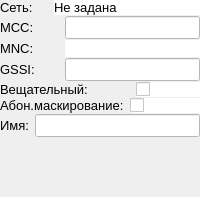
               <widget class="QWidget" name="TETRA_TMO_page">
                <layout class="QVBoxLayout" name="verticalLayout_23">
                 <property name="spacing">
                  <number>1</number>
                 </property>
                 <property name="leftMargin">
                  <number>0</number>
                 </property>
                 <property name="topMargin">
                  <number>0</number>
                 </property>
                 <property name="rightMargin">
                  <number>0</number>
                 </property>
                 <property name="bottomMargin">
                  <number>0</number>
                 </property>
                 <item>
                  <layout class="QHBoxLayout" name="horizontalLayout_26">
                   <property name="spacing">
                    <number>6</number>
                   </property>
                   <item>
                    <widget class="QLabel" name="label_47">
                     <property name="sizePolicy">
                      <sizepolicy hsizetype="Fixed" vsizetype="Fixed">
                       <horstretch>0</horstretch>
                       <verstretch>0</verstretch>
                      </sizepolicy>
                     </property>
                     <property name="minimumSize">
                      <size>
                       <width>48</width>
                       <height>0</height>
                      </size>
                     </property>
                     <property name="font">
                      <font>
                       <pointsize>10</pointsize>
                      </font>
                     </property>
                     <property name="text">
                      <string>Сеть:</string>
                     </property>
                    </widget>
                   </item>
                   <item>
                    <widget class="QLabel" name="tmo_net">
                     <property name="font">
                      <font>
                       <pointsize>10</pointsize>
                      </font>
                     </property>
                     <property name="styleSheet">
                      <string notr="true">background: white;</string>
                     </property>
                     <property name="text">
                      <string>Не задана</string>
                     </property>
                    </widget>
                   </item>
                  </layout>
                 </item>
                 <item>
                  <widget class="QWidget" name="widget_5" native="true">
                   <layout class="QHBoxLayout" name="horizontalLayout_23">
                    <property name="spacing">
                     <number>6</number>
                    </property>
                    <property name="leftMargin">
                     <number>0</number>
                    </property>
                    <property name="topMargin">
                     <number>0</number>
                    </property>
                    <property name="rightMargin">
                     <number>0</number>
                    </property>
                    <property name="bottomMargin">
                     <number>0</number>
                    </property>
                    <item>
                     <widget class="QLabel" name="label_44">
                      <property name="sizePolicy">
                       <sizepolicy hsizetype="Preferred" vsizetype="Fixed">
                        <horstretch>0</horstretch>
                        <verstretch>0</verstretch>
                       </sizepolicy>
                      </property>
                      <property name="font">
                       <font>
                        <pointsize>10</pointsize>
                       </font>
                      </property>
                      <property name="text">
                       <string>MCC:</string>
                      </property>
                     </widget>
                    </item>
                    <item>
                     <widget class="QLineEdit" name="tmo_mcc">
                      <property name="sizePolicy">
                       <sizepolicy hsizetype="Expanding" vsizetype="Fixed">
                        <horstretch>0</horstretch>
                        <verstretch>0</verstretch>
                       </sizepolicy>
                      </property>
                      <property name="maximumSize">
                       <size>
                        <width>135</width>
                        <height>16777215</height>
                       </size>
                      </property>
                      <property name="font">
                       <font>
                        <pointsize>10</pointsize>
                       </font>
                      </property>
                      <property name="styleSheet">
                       <string notr="true">background: white;</string>
                      </property>
                     </widget>
                    </item>
                   </layout>
                  </widget>
                 </item>
                 <item>
                  <widget class="QWidget" name="widget_10" native="true">
                   <layout class="QHBoxLayout" name="horizontalLayout_28">
                    <property name="spacing">
                     <number>6</number>
                    </property>
                    <property name="leftMargin">
                     <number>0</number>
                    </property>
                    <property name="topMargin">
                     <number>0</number>
                    </property>
                    <property name="rightMargin">
                     <number>0</number>
                    </property>
                    <property name="bottomMargin">
                     <number>0</number>
                    </property>
                    <item>
                     <widget class="QLabel" name="label_49">
                      <property name="sizePolicy">
                       <sizepolicy hsizetype="Preferred" vsizetype="Fixed">
                        <horstretch>0</horstretch>
                        <verstretch>0</verstretch>
                       </sizepolicy>
                      </property>
                      <property name="font">
                       <font>
                        <pointsize>10</pointsize>
                       </font>
                      </property>
                      <property name="text">
                       <string>MNC:</string>
                      </property>
                     </widget>
                    </item>
                    <item>
                     <widget class="QLineEdit" name="tmo_mnc">
                      <property name="maximumSize">
                       <size>
                        <width>135</width>
                        <height>16777215</height>
                       </size>
                      </property>
                      <property name="font">
                       <font>
                        <pointsize>10</pointsize>
                       </font>
                      </property>
                      <property name="styleSheet">
                       <string notr="true">background: white;</string>
                      </property>
                      <property name="frame">
                       <bool>false</bool>
                      </property>
                     </widget>
                    </item>
                   </layout>
                  </widget>
                 </item>
                 <item>
                  <widget class="QWidget" name="widget_11" native="true">
                   <layout class="QHBoxLayout" name="horizontalLayout_30">
                    <property name="spacing">
                     <number>6</number>
                    </property>
                    <property name="leftMargin">
                     <number>0</number>
                    </property>
                    <property name="topMargin">
                     <number>0</number>
                    </property>
                    <property name="rightMargin">
                     <number>0</number>
                    </property>
                    <property name="bottomMargin">
                     <number>0</number>
                    </property>
                    <item>
                     <widget class="QLabel" name="label_51">
                      <property name="sizePolicy">
                       <sizepolicy hsizetype="Preferred" vsizetype="Fixed">
                        <horstretch>0</horstretch>
                        <verstretch>0</verstretch>
                       </sizepolicy>
                      </property>
                      <property name="font">
                       <font>
                        <pointsize>10</pointsize>
                       </font>
                      </property>
                      <property name="text">
                       <string>GSSI:</string>
                      </property>
                     </widget>
                    </item>
                    <item>
                     <widget class="QLineEdit" name="tmo_gssi">
                      <property name="maximumSize">
                       <size>
                        <width>135</width>
                        <height>16777215</height>
                       </size>
                      </property>
                      <property name="font">
                       <font>
                        <pointsize>10</pointsize>
                       </font>
                      </property>
                      <property name="styleSheet">
                       <string notr="true">background: white;</string>
                      </property>
                     </widget>
                    </item>
                   </layout>
                  </widget>
                 </item>
                 <item>
                  <layout class="QHBoxLayout" name="horizontalLayout_27">
                   <property name="spacing">
                    <number>6</number>
                   </property>
                   <property name="topMargin">
                    <number>0</number>
                   </property>
                   <property name="bottomMargin">
                    <number>0</number>
                   </property>
                   <item>
                    <widget class="QLabel" name="label_48">
                     <property name="sizePolicy">
                      <sizepolicy hsizetype="Preferred" vsizetype="Fixed">
                       <horstretch>0</horstretch>
                       <verstretch>0</verstretch>
                      </sizepolicy>
                     </property>
                     <property name="font">
                      <font>
                       <pointsize>10</pointsize>
                      </font>
                     </property>
                     <property name="text">
                      <string>Вещательный:</string>
                     </property>
                    </widget>
                   </item>
                   <item>
                    <widget class="QCheckBox" name="tmo_vesh">
                     <property name="maximumSize">
                      <size>
                       <width>64</width>
                       <height>16777215</height>
                      </size>
                     </property>
                     <property name="styleSheet">
                      <string notr="true">background: white;</string>
                     </property>
                     <property name="text">
                      <string/>
                     </property>
                    </widget>
                   </item>
                  </layout>
                 </item>
                 <item>
                  <layout class="QHBoxLayout" name="horizontalLayout_22">
                   <property name="spacing">
                    <number>6</number>
                   </property>
                   <item>
                    <widget class="QLabel" name="label_43">
                     <property name="sizePolicy">
                      <sizepolicy hsizetype="Preferred" vsizetype="Fixed">
                       <horstretch>0</horstretch>
                       <verstretch>0</verstretch>
                      </sizepolicy>
                     </property>
                     <property name="font">
                      <font>
                       <pointsize>10</pointsize>
                      </font>
                     </property>
                     <property name="text">
                      <string>Абон.маскирование:</string>
                     </property>
                    </widget>
                   </item>
                   <item>
                    <widget class="QCheckBox" name="tmo_mask">
                     <property name="styleSheet">
                      <string notr="true">background: white;</string>
                     </property>
                     <property name="text">
                      <string/>
                     </property>
                    </widget>
                   </item>
                  </layout>
                 </item>
                 <item>
                  <layout class="QHBoxLayout" name="horizontalLayout_25">
                   <property name="spacing">
                    <number>6</number>
                   </property>
                   <item>
                    <widget class="QLabel" name="label_46">
                     <property name="sizePolicy">
                      <sizepolicy hsizetype="Preferred" vsizetype="Fixed">
                       <horstretch>0</horstretch>
                       <verstretch>0</verstretch>
                      </sizepolicy>
                     </property>
                     <property name="font">
                      <font>
                       <pointsize>10</pointsize>
                      </font>
                     </property>
                     <property name="text">
                      <string>Имя:</string>
                     </property>
                    </widget>
                   </item>
                   <item>
                    <widget class="QLineEdit" name="tmo_name">
                     <property name="sizePolicy">
                      <sizepolicy hsizetype="Expanding" vsizetype="Fixed">
                       <horstretch>0</horstretch>
                       <verstretch>0</verstretch>
                      </sizepolicy>
                     </property>
                     <property name="font">
                      <font>
                       <pointsize>10</pointsize>
                      </font>
                     </property>
                     <property name="styleSheet">
                      <string notr="true">background: white;</string>
                     </property>
                    </widget>
                   </item>
                  </layout>
                 </item>
                 <item>
                  <spacer name="verticalSpacer_3">
                   <property name="orientation">
                    <enum>Qt::Vertical</enum>
                   </property>
                   <property name="sizeHint" stdset="0">
                    <size>
                     <width>20</width>
                     <height>60</height>
                    </size>
                   </property>
                  </spacer>
                 </item>
                </layout>
               </widget>
